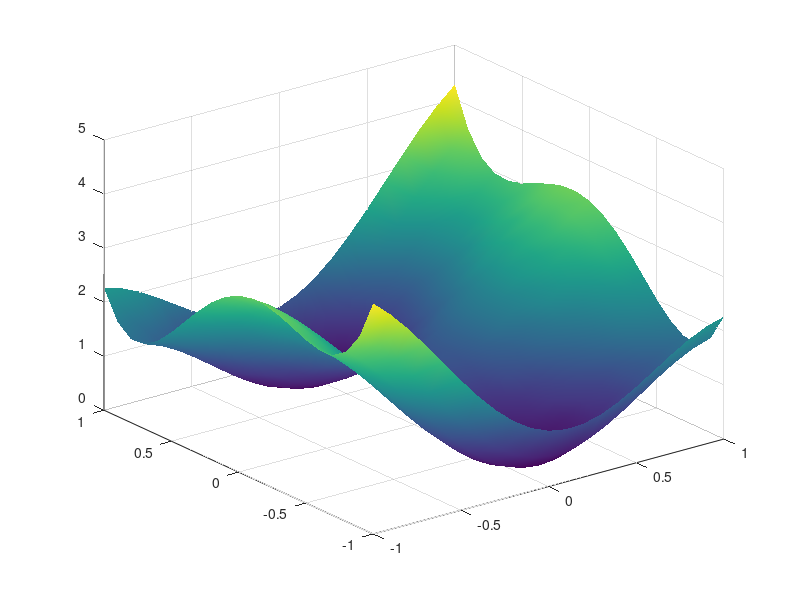
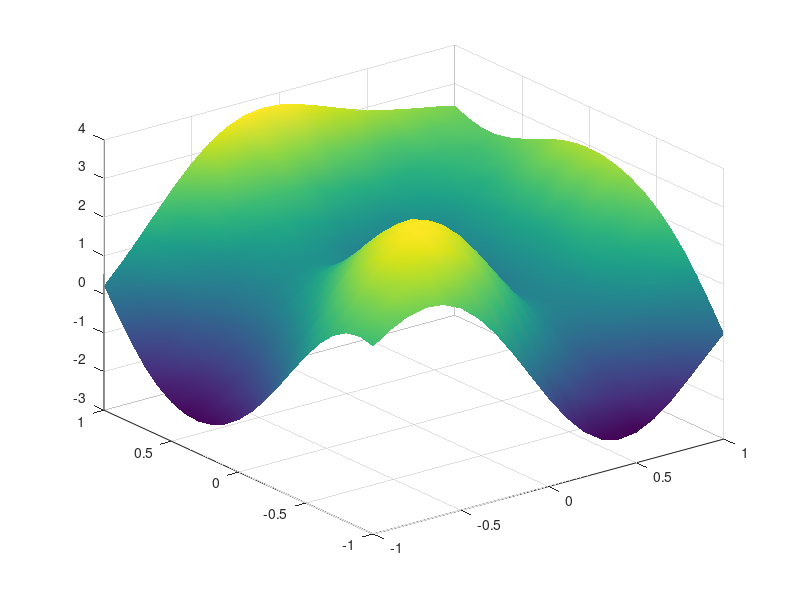
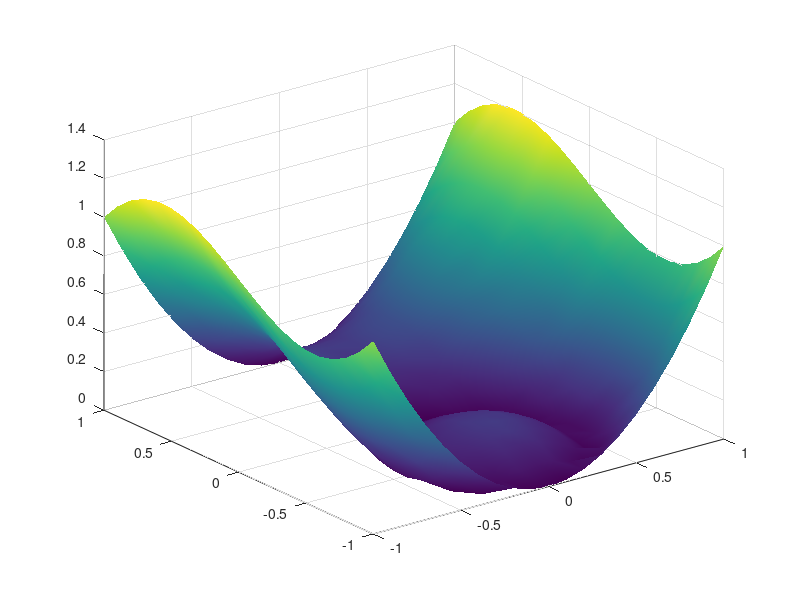
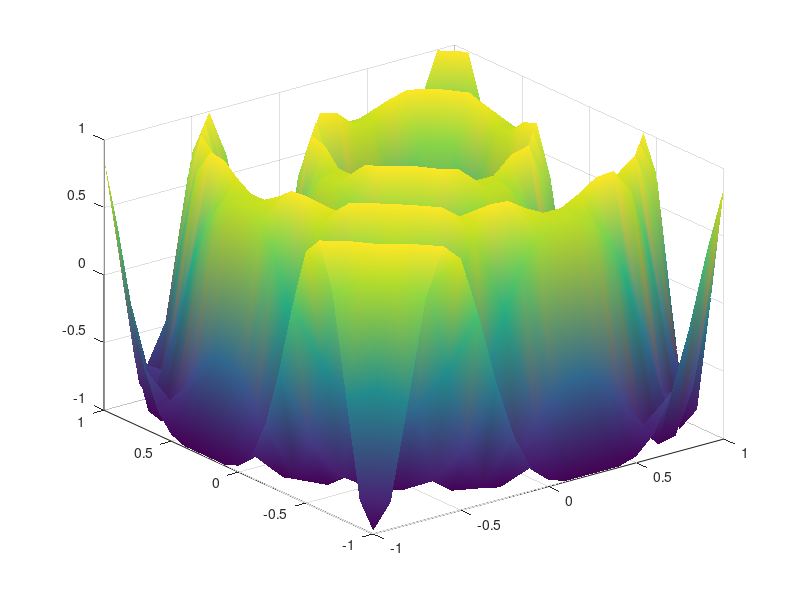

Here is the MATLAB script that generated these plots, in order: (Note: this script raises an error after producing the figures.)
clc;
clear variables;
close all force;

Na = 100;
Nb = 5*Na;
a = [-1,-1];    %left bottom point
b = [1,1];      %right top point





%interpolated grid
T0 = zeros(Na, 2);
T0(:,1) = (a(1):(b(1)-a(1))/(Na-1):b(1))';
T0(:,2) = (a(2):(b(2)-a(2))/(Na-1):b(2))';

%interpolation grid
T = zeros(Nb, 2);
T(:,1) = (a(1):(b(1)-a(1))/(Nb-1):b(1))';
T(:,2) = (a(2):(b(2)-a(2))/(Nb-1):b(2))';

%interpolated function

% f = @(x,y) ((x+5).^2 + y.^2 + 10);
% f = @(x,y) (x.^2 - y.^2)/2;
% f = @(x,y) x.^2 + 2;
% f = @(x,y) (x.^2 + y.^2+2).^0.5;
% f = @(x,y) (5+x)./(5-x).*(x.^2) - y.^2;

%from https://www.emse.fr/enbis-emse2009/pdf/articles/Muehlenstaedt%20Kuhnt.pdf
fList = cell(6,1);
fNames=cell(6,1);
fZones = cell(6,2);
fXYLim=cell(6,1);
fZLim=cell(6,1);
%Hump function
fList{2} = @(x,y) 1.0316+4*x.^2-2.1*x.^4 + (1/3)*x.^6 + x.*y - 4*y.^2 + 4*y.^4;
fNames{2} = 'Hump';
fZones{2,1} = [-7;-7];
fZones{2,2} = [7;7];
%Peaks function
fList{3} = @(x,y) 3*((1-x).^2).*exp(-x.^2-(y+1).^2)-10*(x./5-x.^3-y.^5).*exp(-x.^2-y.^2)-(1/3)*exp(-(x+1).^2-y.^2);
fNames{3} = 'Peaks';
fZones{3,1} = [-5;-5];
fZones{3,2} = [5;5];
%Not smooth
fList{4} = @(x,y) abs(x.^2 + sin(0.5*pi*y) - y);
fNames{4} = 'Not smooth';
fZones{4,1} = [-1;-1];
fZones{4,2} = [1;1];
%Sibson
fList{5} = @(x,y) cos(4*pi*((x-0.25).^2 + (y-0.25).^2).^(1/2));
fNames{5} = 'Sibson';
fZones{5,1} = [0;0];
fZones{5,2} = [1;1];

fList{6}=@(x,y) ((100*x).^2 + (100*y).^2 + 10);
fNames{6}='Paraboloid';
fZones{6,1} = [-50;-50];
fZones{6,2} = [50;50];


[X0,Y0] = meshgrid((a(1):0.1:b(1))',(a(2):0.1:b(2))');
for fN=2:1:size(fList,1)
    figure(fN);
    surf(X0,Y0,fList{fN}(X0,Y0));
    shading interp;
end

%grid
[X0,Y0] = meshgrid(T0(:,1),T0(:,2));
[X,Y] = meshgrid(T(:,1),T(:,2));
methNames={'Bilinear', 'Bicubic', 'Bicubic Kramer'};
meths = { @(A,B,C) my_bilinear(A,B,C); @(A,B,C) my_bicubic(A,B,C); @(A,B,C) my_optimized_bicubic(A,B,C) };
Err=[];
Time=[];
for fN=2:1:size(fList,1)
% for fN=4:1:4
    a = fZones{fN,1};
    b = fZones{fN,2};
    a=a
    b=b
    %interpolated grid
    T0 = zeros(Na, 2);
    T0(:,1) = (a(1):(b(1)-a(1))/(Na-1):b(1))';
    T0(:,2) = (a(2):(b(2)-a(2))/(Na-1):b(2))';

    %interpolation grid
    T = zeros(Nb, 2);
    T(:,1) = (a(1):(b(1)-a(1))/(Nb-1):b(1))';
    T(:,2) = (a(2):(b(2)-a(2))/(Nb-1):b(2))';

    %grid
    [X0,Y0] = meshgrid(T0(:,1),T0(:,2));
    [X,Y] = meshgrid(T(:,1),T(:,2));
    
    F0 = fList{fN}(X,Y);    %true F value
    timeAverage = zeros(1,3);
    F=zeros(size(F0,1),size(F0,2),3);
    triesNumber=100;
    for j=1:1:triesNumber
        for m = 1:1:3
            tic;
            F(:,:,m) = meths{m}(fList{fN}(X0,Y0), {X0,Y0}, {X,Y});
            timeAverage(m) = timeAverage(m) + toc;
        end
    end
    timeAverage = timeAverage./triesNumber;
    Time=[Time; timeAverage];
    
  
%     figure(fN);
    figure('NumberTitle', 'off', 'Name', fNames{fN});
%     name("efe");
%     subplot(2,2,1);
%     surf(X0,Y0,fList{fN}(X0,Y0));
%     alpha 0.7;
    zL=-1;
    for j=1:1:size(meths,1)-1
        if j==1
            subplot(2,2,[1, 2]);
            
            FT=fList{fN}(X0,Y0);
            if sum(sum(isnan(F(:,:,j))))~=0
                FT(1,:)=nan;
                FT(end,:)=nan;
                FT(:,1)=nan;
                FT(:,end)=nan;
            end
            surf(X0,Y0,FT);
            title('Source');
            alpha 0.7;
            zL=zlim; 
           xL=xlim;
           yL=ylim;
           if abs(zL(1))<0.01
             zL(1) = -zL(2)/10;
           end
        end
%         if j==1
%            zL=zlim; 
%            xL=xlim;
%            yL=ylim;
%            if abs(zL(1))<0.01
%              zL(1) = -zL(2)/10;
%            end
%         end
        zlim(zL);
        xlim(xL);
        ylim(yL);
       subplot(2,2, 2+j);
       
       surf(X,Y,F(:,:,j));
       title(methNames{j});
       shading flat;
       
       zlim(zL);
       xlim(xL);
       ylim(yL);
    end
    F = abs(1-F./F0);
    temp=isnan(F);
    pointsCount=sum(sum(temp==0));
    F(temp)=0;
    Err = [Err, squeeze(sum(sum(F))./pointsCount)];
end
% Err(3,:)=[];
% Time(:,3)=[];

methNames={'Bilinear', 'Bicubic', 'Bicubic Kramer'};
figure('NumberTitle', 'off', 'Name', 'Conclusion: Na=30, Nb=150');
subplot(1,2,1);
bar(log10(Err'+1));
xticklabels(fNames);
xlabel('Function names');
ylabel('Relative error per point');
grid on;
grid minor;
legend(methNames);
ylim([0,3]);

subplot(1,2,2);
bar(Time);
xticklabels(fNames);
xlabel('Function names');
ylabel("Work time, s");
grid on;
grid minor;
legend(methNames);

figure(9);
bar(Err(:,end)');
% ylim([0,0.0003]);
xticklabels(methNames);
ylabel('Relative error per point');

Na = 5;
Nb = 30*Na;

%interpolated grid
T0 = zeros(Na, 2);
T0(:,1) = (a(1):(b(1)-a(1))/(Na-1):b(1))';
T0(:,2) = (a(2):(b(2)-a(2))/(Na-1):b(2))';

%interpolation grid
T = zeros(Nb, 2);
T(:,1) = (a(1):(b(1)-a(1))/(Nb-1):b(1))';
T(:,2) = (a(2):(b(2)-a(2))/(Nb-1):b(2))';


%grid
[X0,Y0] = meshgrid(T0(:,1),T0(:,2));
[X,Y] = meshgrid(T(:,1),T(:,2));

Err=[];
Time=[];
for fN=2:1:size(fList,1)
    F0 = fList{fN}(X,Y);    %true F value
    timeAverage = zeros(1,3);
    F=zeros(size(F0,1),size(F0,2),3);
    triesNumber=100;
    for j=1:1:triesNumber
        for m = 1:1:3
            tic;
            F(:,:,m) = meths{m}(fList{fN}(X0,Y0), {X0,Y0}, {X,Y});
            timeAverage(m) = timeAverage(m) + toc;
        end
    end
    timeAverage = timeAverage./triesNumber;
    Time=[Time; timeAverage];
    
    F = abs(1-F./F0);
    temp=isnan(F);
    pointsCount=sum(sum(temp==0));
    F(temp)=0;
    Err = [Err, squeeze(sum(sum(F))./pointsCount)];
end
% Err(3,:)=[];
% Time(:,3)=[];
QQQ=log10(Err+1)
figure('NumberTitle', 'off', 'Name', 'Conclusion: Na=5, Nb=150');
subplot(1,2,1);
bar(Err');
xticklabels(fNames);
xlabel('Function names');
ylabel('Relative error per point');
grid on;
grid minor;
legend(methNames);
ylim([0,50]);

subplot(1,2,2);
bar(Time);
xticklabels(fNames);
xlabel('Function names');
ylabel("Work time, s");
grid on;
grid minor;
legend(methNames);

figure(10);
bar(Err(:,end)');
% ylim([0,0.0003]);
xticklabels(methNames);
ylabel('Relative error per point');